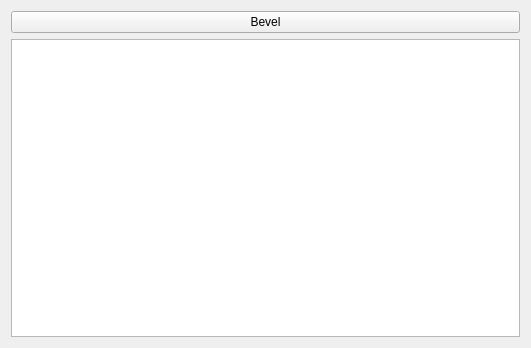
<?xml version="1.0" encoding="UTF-8"?>
<ui version="4.0">
 <class>optionTableViewWidiget</class>
 <widget class="QWidget" name="optionTableViewWidiget">
  <property name="geometry">
   <rect>
    <x>0</x>
    <y>0</y>
    <width>531</width>
    <height>348</height>
   </rect>
  </property>
  <property name="windowTitle">
   <string>Form</string>
  </property>
  <layout class="QVBoxLayout" name="verticalLayout">
   <item>
    <widget class="QPushButton" name="bevelButton">
     <property name="text">
      <string>Bevel</string>
     </property>
    </widget>
   </item>
   <item>
    <widget class="QTableView" name="optionTableView"/>
   </item>
  </layout>
 </widget>
 <resources/>
 <connections/>
</ui>
